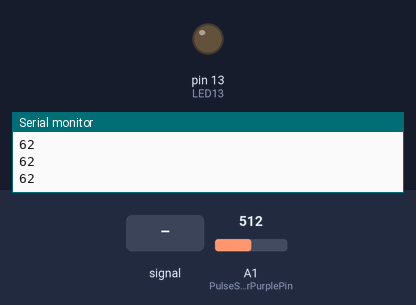
The sketch below on a simulated Arduino Uno, built with avr-gcc and run on an emulated ATmega328P. On the bench: output pins drawn as LEDs (lit = HIGH), the last lines printed to the serial monitor. The inputs (shaded band) are chosen by the test bench; at power-on: A1 (PulseSensorPurplePin) = 512.

Above: at 1.3 s.
1.4 s: A1 (PulseSensorPurplePin) fed a 1000 Hz sine of ±255 counts around its level
At 4.2 s:
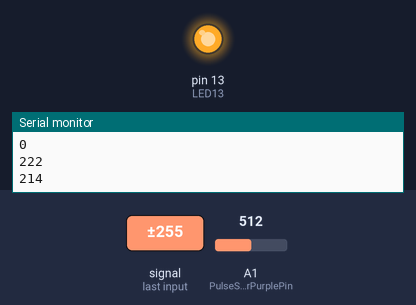
4.4 s: A1 (PulseSensorPurplePin) set to 660
At 5.3 s:
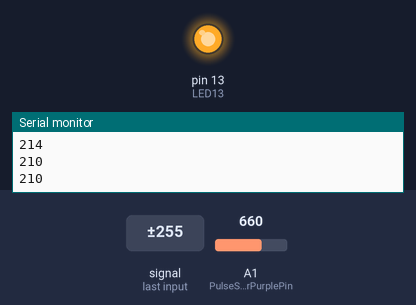
5.9 s: A1 (PulseSensorPurplePin) set to 641
At 6.5 s:
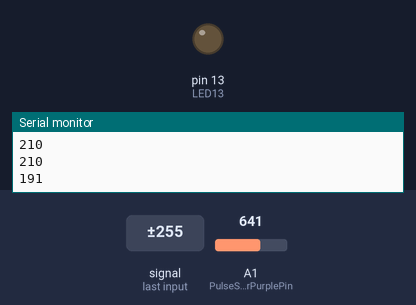
7.5 s: A1 (PulseSensorPurplePin) set to 716
At 8.8 s:
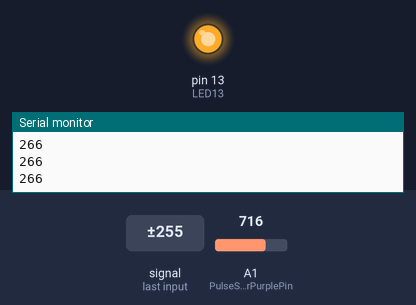
Timing chart, 0 to 10.0 s (numbered marks = the images above; inputs shaded):
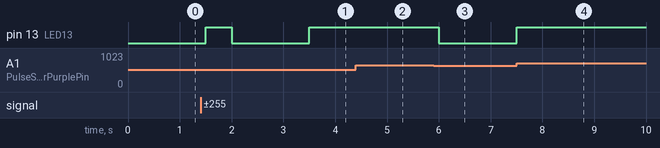

Measured:
- the behaviour switches between 651 and 650 on A1 (PulseSensorPurplePin) (found by bisection; images 2 and 3)
- after the input at 1.4 s, pin 13 (LED13): LOW → HIGH after 0.10 s, → LOW 0.50 s later, → HIGH 1.5 s later
- after the input at 4.4 s, pin 13 (LED13): stays HIGH (without the input it goes to LOW after 0.10 s)
- after the input at 5.9 s, pin 13 (LED13): HIGH → LOW after 0.10 s
- after the input at 7.5 s, pin 13 (LED13): LOW → HIGH at once

The sketch:

Final_code.ino
```cpp
//  Variables
int PulseSensorPurplePin = A1;        // Pulse Sensor PURPLE WIRE connected to ANALOG PIN 0
int LED13 = 13;   //  The on-board Arduion LED


int Signal;                // holds the incoming raw data. Signal value can range from 0-1024
int Threshold = 650;            // Determine which Signal to "count as a beat", and which to ingore.


// The SetUp Function:
void setup() {
  pinMode(LED13,OUTPUT);         // pin that will blink to your heartbeat!
   Serial.begin(115200);         // Set's up Serial Communication at certain speed.

}

// The Main Loop Function
void loop() {

  Signal = analogRead(PulseSensorPurplePin);  // Read the PulseSensor's value.
                                              // Assign this value to the "Signal" variable.

   Serial.println(max(Signal-450,0));                    // Send the Signal value to Serial Plotter.


   if(Signal > Threshold){                          // If the signal is above "550", then "turn-on" Arduino's on-Board LED.
     digitalWrite(LED13,HIGH);
   } else {
     digitalWrite(LED13,LOW);                //  Else, the sigal must be below "550", so "turn-off" this LED.
   }


delay(500);


}
```
